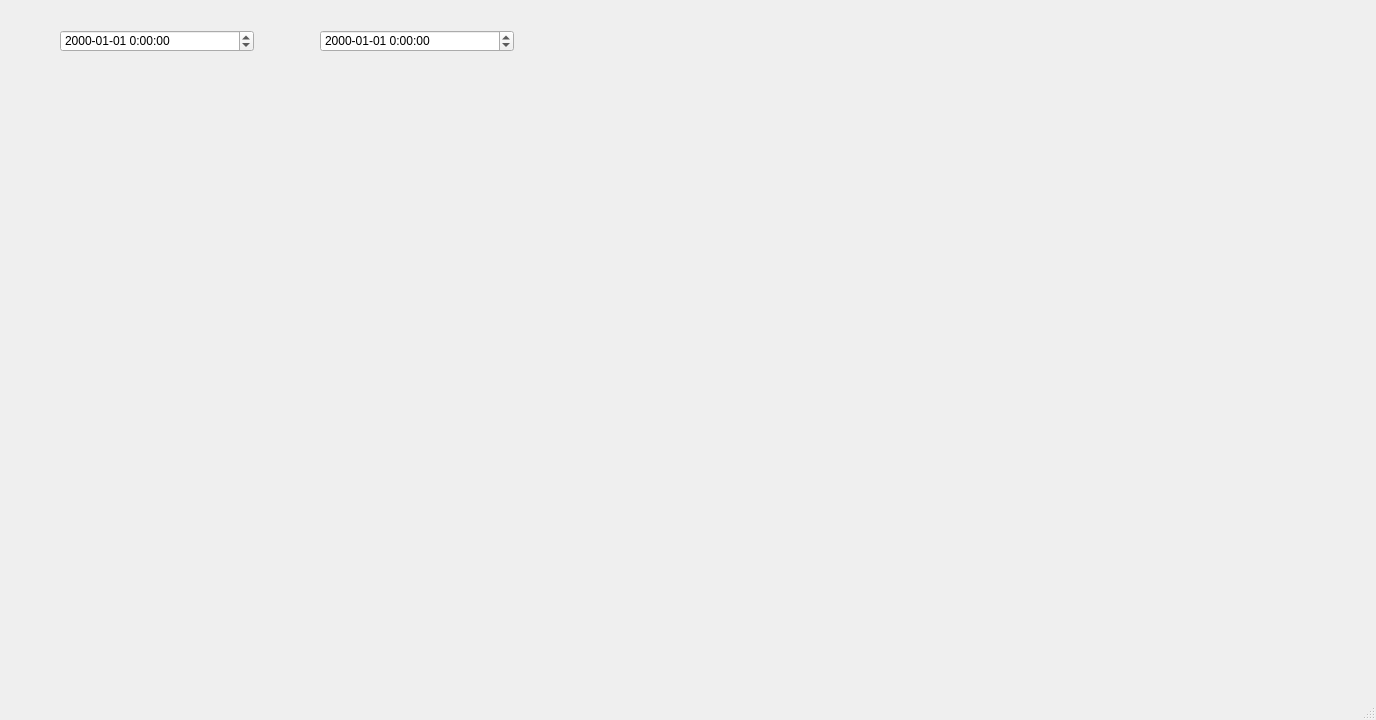
<?xml version="1.0" encoding="UTF-8"?>
<ui version="4.0">
 <class>DataSearch</class>
 <widget class="QMainWindow" name="DataSearch">
  <property name="geometry">
   <rect>
    <x>0</x>
    <y>0</y>
    <width>1376</width>
    <height>720</height>
   </rect>
  </property>
  <property name="windowTitle">
   <string>MainWindow</string>
  </property>
  <widget class="QWidget" name="centralwidget">
   <widget class="QDateTimeEdit" name="dateTimeEdit">
    <property name="geometry">
     <rect>
      <x>60</x>
      <y>30</y>
      <width>194</width>
      <height>22</height>
     </rect>
    </property>
    <property name="displayFormat">
     <string>yyyy-MM-dd H:mm:ss</string>
    </property>
   </widget>
   <widget class="QDateTimeEdit" name="dateTimeEdit_2">
    <property name="geometry">
     <rect>
      <x>320</x>
      <y>30</y>
      <width>194</width>
      <height>22</height>
     </rect>
    </property>
    <property name="displayFormat">
     <string>yyyy-MM-dd H:mm:ss</string>
    </property>
   </widget>
  </widget>
  <widget class="QMenuBar" name="menubar">
   <property name="geometry">
    <rect>
     <x>0</x>
     <y>0</y>
     <width>1376</width>
     <height>26</height>
    </rect>
   </property>
  </widget>
  <widget class="QStatusBar" name="statusbar"/>
 </widget>
 <resources/>
 <connections/>
</ui>
